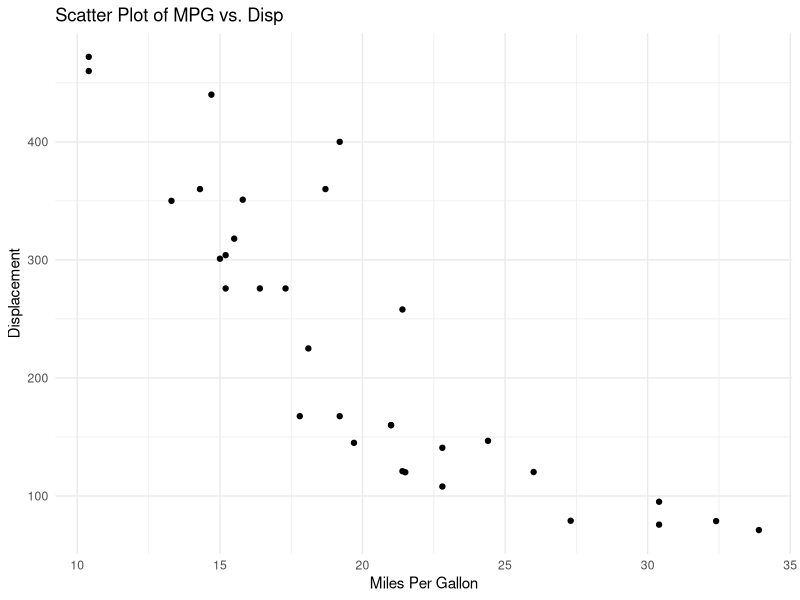

Source code (R):
#GitHub Assignment
#Bria Pierre


#Load libraries
library(ggplot2)

#Graphical Representation using mtcars
ggplot(mtcars, aes(x = mpg, y = disp)) +
  geom_point() +
  theme_minimal() +
  labs(title = "Scatter Plot of MPG vs. Disp", x = "Miles Per Gallon", y = "Displacement")



